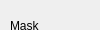
      <widget class="QWidget" name="page_2">
       <property name="geometry">
        <rect>
         <x>0</x>
         <y>0</y>
         <width>100</width>
         <height>30</height>
        </rect>
       </property>
       <attribute name="label">
        <string>QM region and simulation parameters</string>
       </attribute>
       <widget class="QWidget" name="layoutWidget">
        <property name="geometry">
         <rect>
          <x>10</x>
          <y>0</y>
          <width>791</width>
          <height>321</height>
         </rect>
        </property>
        <layout class="QHBoxLayout" name="horizontalLayout_10">
         <item>
          <layout class="QVBoxLayout" name="verticalLayout_7">
           <item>
            <layout class="QGridLayout" name="gridLayout_3">
             <item row="0" column="0">
              <widget class="QLabel" name="label_12">
               <property name="text">
                <string>Mask</string>
               </property>
              </widget>
             </item>
             <item row="1" column="1">
              <widget class="QRadioButton" name="check_bck">
               <property name="text">
                <string>Backbone</string>
               </property>
               <property name="checked">
                <bool>true</bool>
               </property>
              </widget>
             </item>
             <item row="1" column="2">
              <widget class="QRadioButton" name="check_sidechain">
               <property name="text">
                <string>Side Chain</string>
               </property>
              </widget>
             </item>
             <item row="1" column="3">
              <widget class="QRadioButton" name="check_all">
               <property name="text">
                <string>All</string>
               </property>
              </widget>
             </item>
             <item row="0" column="1" colspan="3">
              <layout class="QHBoxLayout" name="horizontalLayout_4">
               <item>
                <widget class="QComboBox" name="combo_mask"/>
               </item>
               <item>
                <widget class="QPushButton" name="button_updatemask">
                 <property name="text">
                  <string>Update masks</string>
                 </property>
                </widget>
               </item>
              </layout>
             </item>
            </layout>
           </item>
           <item>
            <layout class="QHBoxLayout" name="horizontalLayout_2">
             <item>
              <widget class="QPushButton" name="button_addmask">
               <property name="text">
                <string>Add</string>
               </property>
              </widget>
             </item>
             <item>
              <widget class="QPushButton" name="button_delmask">
               <property name="text">
                <string>Delete Selection</string>
               </property>
              </widget>
             </item>
            </layout>
           </item>
           <item>
            <layout class="QGridLayout" name="gridLayout_5">
             <item row="0" column="0">
              <widget class="QLabel" name="label_13">
               <property name="text">
                <string>Total charge</string>
               </property>
              </widget>
             </item>
             <item row="0" column="1">
              <widget class="QLineEdit" name="lineEdit_charge"/>
             </item>
             <item row="1" column="0">
              <widget class="QLabel" name="label_14">
               <property name="text">
                <string>Theory</string>
               </property>
              </widget>
             </item>
             <item row="1" column="1">
              <widget class="QComboBox" name="combo_theory">
               <item>
                <property name="text">
                 <string>DFTB3</string>
                </property>
               </item>
               <item>
                <property name="text">
                 <string>EXTERN</string>
                </property>
               </item>
              </widget>
             </item>
            </layout>
           </item>
           <item>
            <layout class="QGridLayout" name="gridLayout_4">
             <item row="0" column="1">
              <widget class="QLineEdit" name="lineEdit_steps">
               <property name="placeholderText">
                <string>default: 15000</string>
               </property>
              </widget>
             </item>
             <item row="1" column="0">
              <widget class="QLabel" name="label_16">
               <property name="text">
                <string>Time step</string>
               </property>
              </widget>
             </item>
             <item row="0" column="0">
              <widget class="QLabel" name="label_15">
               <property name="text">
                <string>Steps</string>
               </property>
              </widget>
             </item>
             <item row="1" column="1">
              <widget class="QLineEdit" name="lineEdit_timestep">
               <property name="placeholderText">
                <string>default: 0.0002</string>
               </property>
              </widget>
             </item>
             <item row="3" column="0">
              <widget class="QLabel" name="label_9">
               <property name="text">
                <string>OpenMPI Path</string>
               </property>
              </widget>
             </item>
             <item row="2" column="1">
              <widget class="QLineEdit" name="lineEdit_amber"/>
             </item>
             <item row="3" column="1">
              <widget class="QLineEdit" name="lineEdit_openmpi"/>
             </item>
             <item row="2" column="0">
              <widget class="QLabel" name="label_17">
               <property name="text">
                <string>Amber Path</string>
               </property>
              </widget>
             </item>
             <item row="1" column="2">
              <widget class="QLabel" name="label_30">
               <property name="text">
                <string>ps</string>
               </property>
              </widget>
             </item>
            </layout>
           </item>
          </layout>
         </item>
         <item>
          <layout class="QVBoxLayout" name="verticalLayout_11">
           <item>
            <widget class="QCheckBox" name="check_allmask">
             <property name="text">
              <string>Select All</string>
             </property>
            </widget>
           </item>
           <item>
            <widget class="QTableWidget" name="tableWidget_mask">
             <column>
              <property name="text">
               <string>Select</string>
              </property>
             </column>
             <column>
              <property name="text">
               <string>Mask</string>
              </property>
             </column>
            </widget>
           </item>
          </layout>
         </item>
        </layout>
       </widget>
      </widget>
